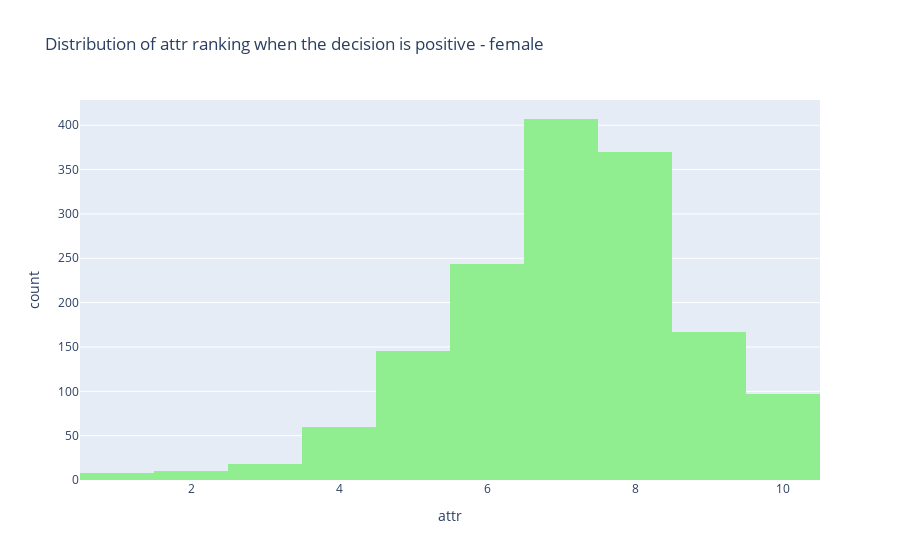
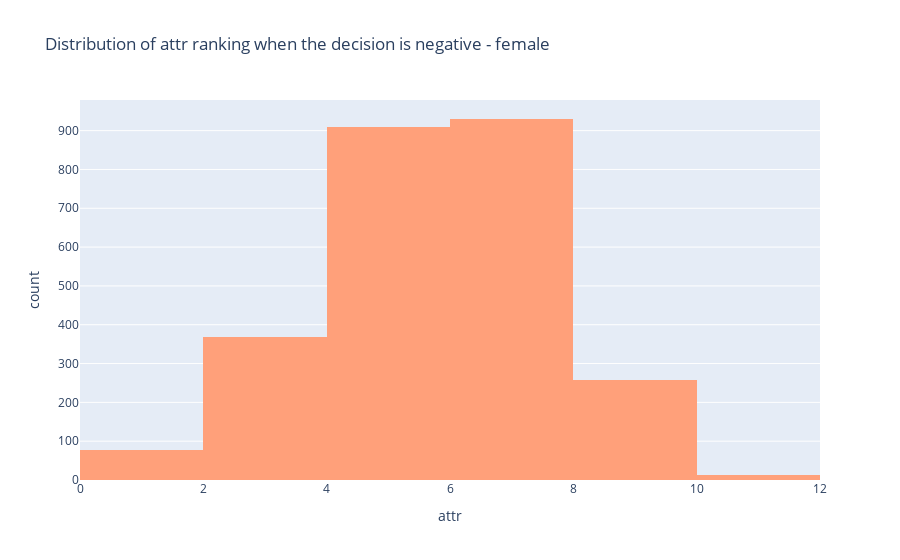
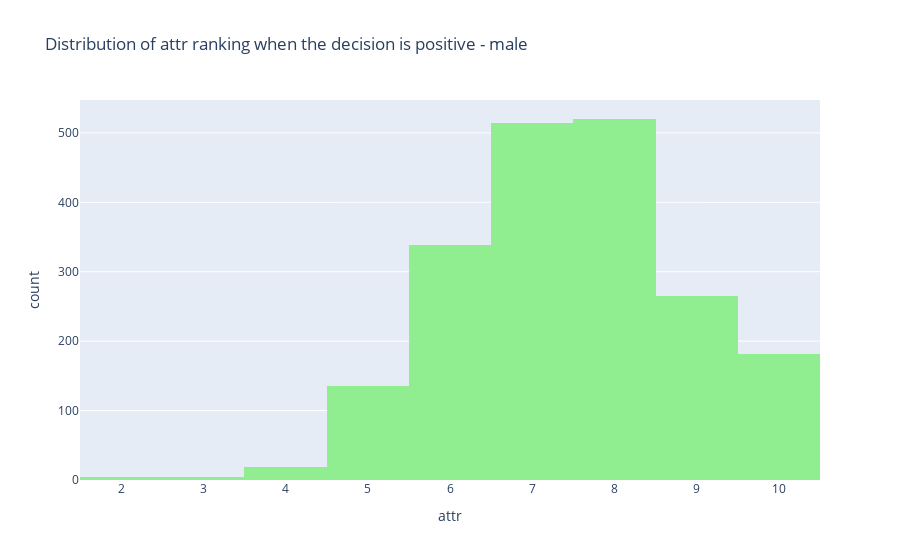

Notebook cell for these charts, in order:
### Markdown cell above
What we can deduct from this graph
- All the categories are important for the choice as the average is always higher when the decision if positive
- However, there are discrepencies in the difference of average between a positive and negative decision
    - The Intelligence rating of the negative decision is almost at 7, which shows that a high number of partner where not choosen despite being rated high on Intelligence
    - On the other hand, there is a substantial gap in average between a positive and negative decision for Attractivness, Fun and Shared Interest. It means that if the score is low, there are high change that the partner will be rejectet


Overall, it seems that these 3 factors are the main factors of decision: Attractivness, Fun, Intelligence and Shared Interest

Let's see the distribution of the rating  confirm it

### Code cell
attributes = ['attr','sinc','intel','fun','amb','shar']

for attribute in attributes:
    for i in [0,1]:
        fig = px.histogram(
            df[(df['dec']==1)&(df['gender']==i)],
            x=attribute,
            color_discrete_sequence=['lightgreen'],
            nbins=10,
            title = 'Distribution of {} ranking when the decision is positive - {}'.format(attribute, 'male' if i==1 else 'female'),
        )
        fig.show()

        fig = px.histogram(
            df[(df['dec']==0)&(df['gender']==i)],
            x=attribute,
            color_discrete_sequence=['lightsalmon'],
            nbins=10,
            title = 'Distribution of {} ranking when the decision is negative - {}'.format(attribute, 'male' if i==1 else 'female')
        )
        fig.show()

### Figure 1 — Plotly figure (JSON) as saved in the notebook; plotly's stock layout.template omitted (floating-point values rounded to 4 significant figures; data arrays with more than 128 entries replaced by an {"elided": "..."} marker saying what was removed)
{"data": [{"alignmentgroup": "True", "bingroup": "x", "hovertemplate": "attr=%{x}<br>count=%{y}<extra></extra>", "legendgroup": "", "marker": {"color": "lightgreen", "pattern": {"shape": ""}}, "name": "", "nbinsx": 10, "offsetgroup": "", "orientation": "v", "showlegend": false, "type": "histogram", "x": {"elided": "1529 float values"}, "xaxis": "x", "yaxis": "y"}], "layout": {"barmode": "relative", "legend": {"tracegroupgap": 0}, "title": {"text": "Distribution of attr ranking when the decision is positive - female"}, "xaxis": {"anchor": "y", "domain": [0, 1], "title": {"text": "attr"}}, "yaxis": {"anchor": "x", "domain": [0, 1], "title": {"text": "count"}}}}

### Figure 2 — Plotly figure (JSON) as saved in the notebook; plotly's stock layout.template omitted (floating-point values rounded to 4 significant figures; data arrays with more than 128 entries replaced by an {"elided": "..."} marker saying what was removed)
{"data": [{"alignmentgroup": "True", "bingroup": "x", "hovertemplate": "attr=%{x}<br>count=%{y}<extra></extra>", "legendgroup": "", "marker": {"color": "lightsalmon", "pattern": {"shape": ""}}, "name": "", "nbinsx": 10, "offsetgroup": "", "orientation": "v", "showlegend": false, "type": "histogram", "x": {"elided": "2655 float values"}, "xaxis": "x", "yaxis": "y"}], "layout": {"barmode": "relative", "legend": {"tracegroupgap": 0}, "title": {"text": "Distribution of attr ranking when the decision is negative - female"}, "xaxis": {"anchor": "y", "domain": [0, 1], "title": {"text": "attr"}}, "yaxis": {"anchor": "x", "domain": [0, 1], "title": {"text": "count"}}}}

### Figure 3 — Plotly figure (JSON) as saved in the notebook; plotly's stock layout.template omitted (floating-point values rounded to 4 significant figures; data arrays with more than 128 entries replaced by an {"elided": "..."} marker saying what was removed)
{"data": [{"alignmentgroup": "True", "bingroup": "x", "hovertemplate": "attr=%{x}<br>count=%{y}<extra></extra>", "legendgroup": "", "marker": {"color": "lightgreen", "pattern": {"shape": ""}}, "name": "", "nbinsx": 10, "offsetgroup": "", "orientation": "v", "showlegend": false, "type": "histogram", "x": {"elided": "1989 float values"}, "xaxis": "x", "yaxis": "y"}], "layout": {"barmode": "relative", "legend": {"tracegroupgap": 0}, "title": {"text": "Distribution of attr ranking when the decision is positive - male"}, "xaxis": {"anchor": "y", "domain": [0, 1], "title": {"text": "attr"}}, "yaxis": {"anchor": "x", "domain": [0, 1], "title": {"text": "count"}}}}
